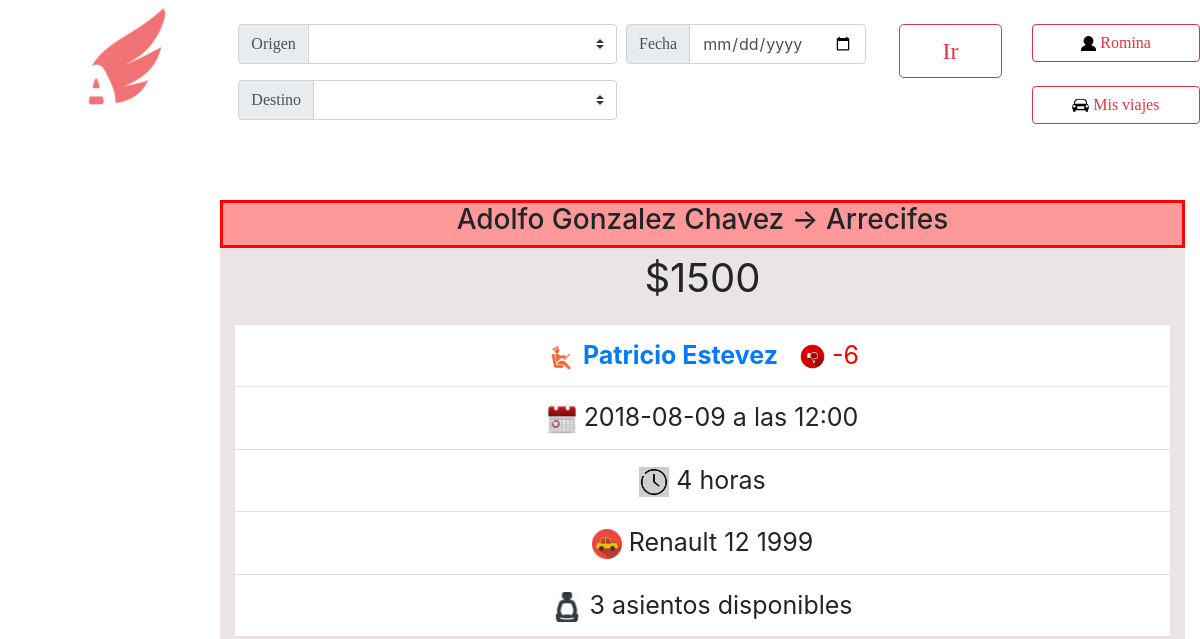
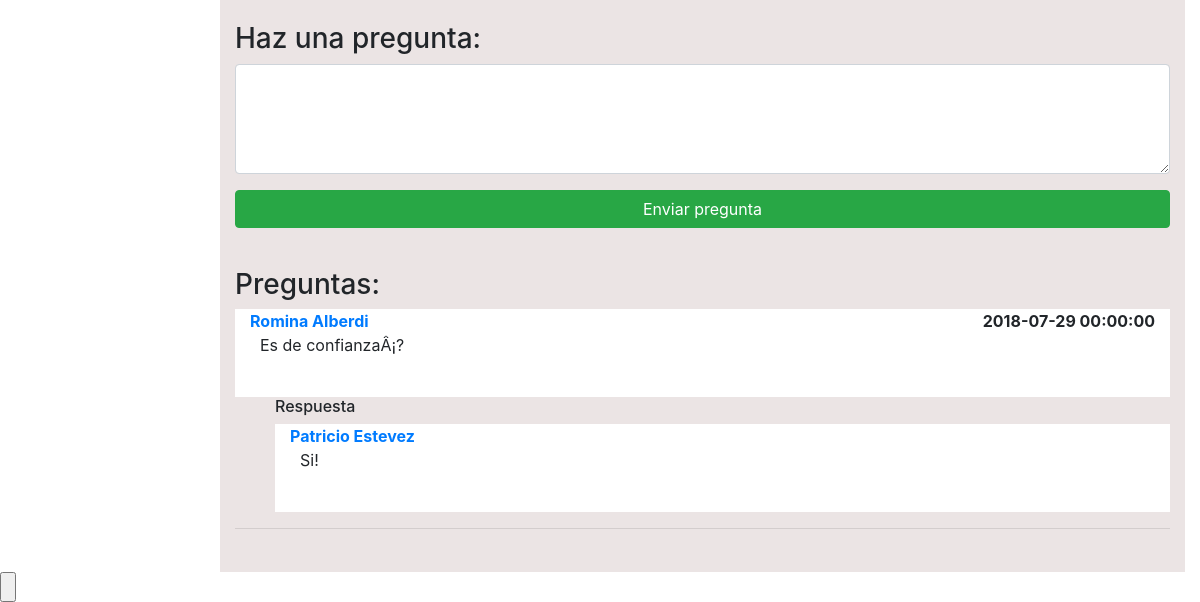
/verViaje.php?id=53 (signed in), run on an earlier commit of the app's database (2 pictures, top to bottom).
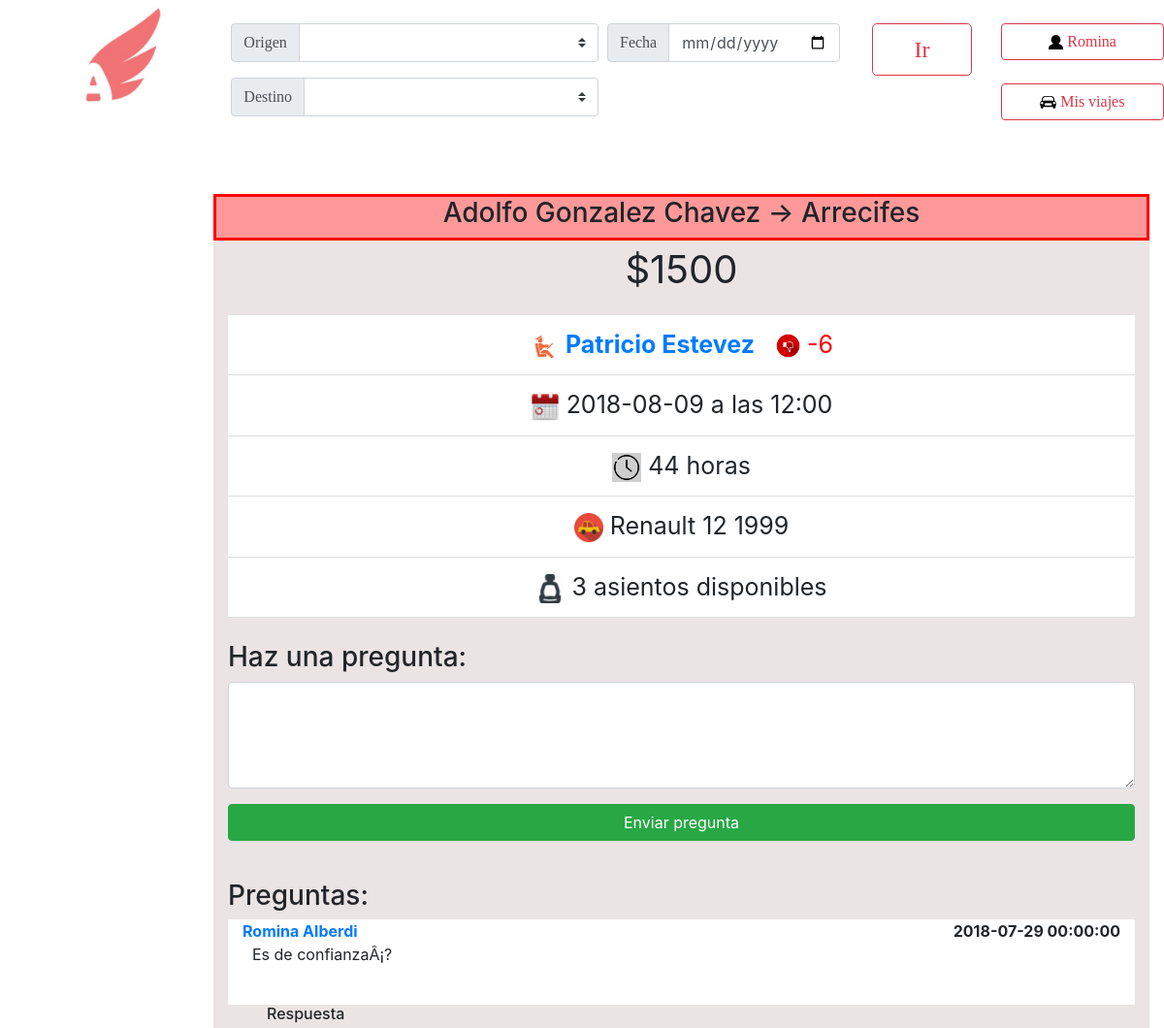
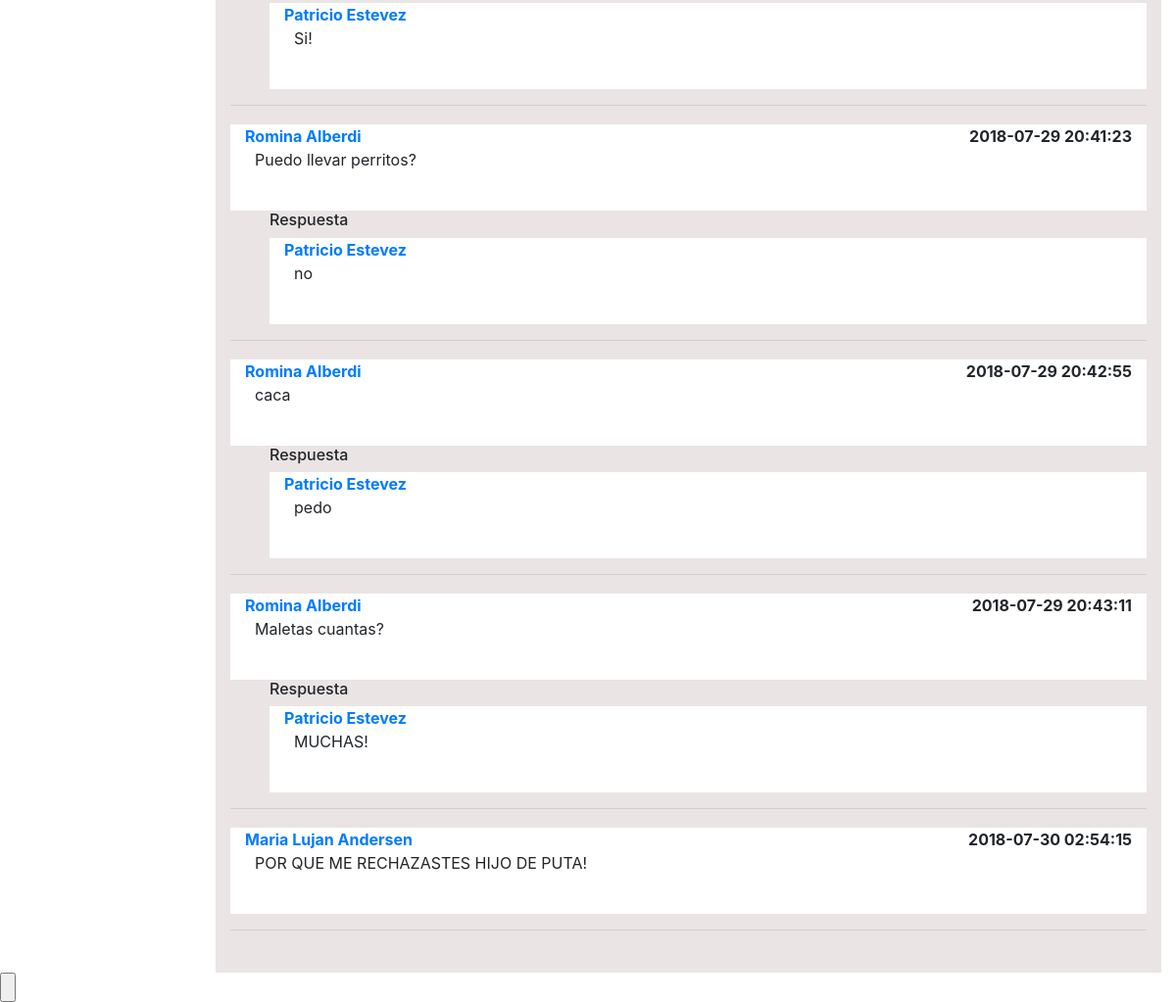
And on a later commit of the database (2 pictures, top to bottom).
### tables this page shows
CREATE TABLE IF NOT EXISTS `ciudades` (
  `nombre` varchar(100) NOT NULL,
  `IDCiudad` int(11) NOT NULL AUTO_INCREMENT,
  PRIMARY KEY (`IDCiudad`)
);

CREATE TABLE IF NOT EXISTS `viajes` (
  `IDviaje` int(11) NOT NULL AUTO_INCREMENT,
  `fecha` date NOT NULL,
  `hora` time NOT NULL,
  `IDvehiculo` int(50) NOT NULL,
  `IDconductor` int(50) NOT NULL,
  `llegada` datetime NOT NULL,
  `IDOrigen` int(11) NOT NULL,
  `IDDestino` int(11) NOT NULL,
  `Precio` double NOT NULL,
  `asientos_disponibles` int(5) NOT NULL,
  `realizado` tinyint(1) NOT NULL DEFAULT '0',
  PRIMARY KEY (`IDviaje`)
);

CREATE TABLE IF NOT EXISTS `usuarios` (
  `nombre` varchar(50) NOT NULL,
  `apellido` varchar(50) NOT NULL,
  `email` varchar(50) NOT NULL,
  `clave` varchar(50) NOT NULL,
  `fecha` date NOT NULL,
  `foto` longblob,
  `token` varchar(100) NOT NULL,
  `ID` int(11) NOT NULL AUTO_INCREMENT,
  `borrado` tinyint(1) NOT NULL DEFAULT '0',
  `penalizacion` int(20) NOT NULL DEFAULT '0',
  `penalizacion_acom` int(20) NOT NULL DEFAULT '0',
  `deuda` float NOT NULL DEFAULT '0',
  PRIMARY KEY (`ID`)
);

CREATE TABLE IF NOT EXISTS `vehiculos` (
  `Marca` varchar(100) NOT NULL,
  `Modelo` varchar(100) NOT NULL,
  `Patente` varchar(10) NOT NULL,
  `Asientos` int(20) NOT NULL,
  `IDvehiculo` int(100) NOT NULL AUTO_INCREMENT,
  `IDuser` int(11) NOT NULL,
  PRIMARY KEY (`IDvehiculo`)
);

CREATE TABLE IF NOT EXISTS `comentarios` (
  `ID` int(100) NOT NULL AUTO_INCREMENT,
  `IDuser` int(100) NOT NULL,
  `IDviaje` int(100) NOT NULL,
  `Contenido` text NOT NULL,
  `Respuesta` text,
  `fecha` datetime DEFAULT NULL,
  PRIMARY KEY (`ID`)
);

### verViaje.php (the view, shortened to what this page needs)
<html lang="en">
  <head>
    <link rel="stylesheet" href="css/bootstrap.min.css">
  </head>
  <body>
      <?php
            $link=conectarABase();
            $iduser = $_SESSION['id'];
            $idviaje = $_GET['id'];
            $resultado = mysqli_query($link, "SELECT * FROM viajes where IDviaje='$idviaje'");
            $row = $resultado->fetch_array(MYSQLI_NUM);
            $origen = mysqli_query($link, "SELECT nombre FROM ciudades where IDCiudad=$row[6]");
            $origen = $origen ->fetch_array(MYSQLI_NUM);
            $destino = mysqli_query($link, "SELECT nombre FROM ciudades where IDCiudad=$row[7]");
            $destino = $destino ->fetch_array(MYSQLI_NUM);
            $nombreUser = mysqli_query($link,"SELECT nombre,apellido,ID,penalizacion,borrado FROM usuarios where ID=$row[4]");
            $nombreUser = $nombreUser ->fetch_array(MYSQLI_NUM);
            $vehiculos = mysqli_query($link, "SELECT marca,modelo FROM vehiculos where IDvehiculo='$row[3]'");
            $vehiculos = $vehiculos -> fetch_array(MYSQLI_NUM);
            $puntos=0;
            $puntos = $puntos - $nombreUser[3];
  	?>
        <header>
          <nav>
     <ul>
                    <div class="row" position="fixed">
                        <div class="col-2">
                                <a href="PaginaPrincipal.php">
                                <img href="PaginaPrincipal.php" src="Logo.jpg" alt="Imagen no disponible"  class="rounded mx-auto d-block" height="120x120">
                                </a>
                        </div>
                        <div class="col-8">
                            <div class="row" position="fixed">
                                <div class="col-10">
                                    <br>
                                    <form action="PaginaPrincipal.php" method="POST" accept-charset="utf-8">
                                      <div class="input-group">
                                        <div style="width:60%" class="input-group input-group-prepend mb-3">
                                            <div class="input-group-prepend">
                                                <span  class="input-group-text" id="basic-addon1"><font size="3" face="Univers-Light-Normal">Origen</font></span>
                                            </div>
                                            <select style="height: 40px" class="custom-select" placeholder='vehiculo' name='IDOrigen' id="inputGroupSelect01">
                                                    <option value="" selected></option>
                                                    <?php $citys=mysqli_query($link,"SELECT * FROM ciudades ORDER BY nombre");while($fila3 = $citys->fetch_array(MYSQL_NUM)){?>
                                                    <option value="<?php echo $fila3[1]?>"><?php echo $fila3[0] ?></option>
                                                    <?php }?>
                                            </select>
                                        </div>
                                        <div style="width:38%;margin-left:10px" class="input-group input-group-prepend mb-3">
                                            <div class="input-group-prepend">
                                                <span  class="input-group-text" id="basic-addon1"><font size="3" face="Univers-Light-Normal">Fecha</font></span>
                                            </div>
                                          <input  type="date" face="Univers-Light-Normal" name="fecha" class="form-control" aria-label="La Plata" aria-describedby="basic-addon1">
                                        </div>
                                      </div>
                                      <div style="width:60%" class="input-group input-group-prepend mb-3">
                                          <div class="input-group-prepend">
                                              <span class="input-group-text" id="basic-addon1"><font size="3" face="Univers-Light-Normal">Destino</font></span>
                                          </div>
                                            <select style="height: 40px" class="custom-select" placeholder='vehiculo' name='IDDestino' id="inputGroupSelect02">
                                                    <option value="" selected></option>
                                                    <?php $citys=mysqli_query($link,"SELECT * FROM ciudades ORDER BY nombre");while($fila3 = $citys->fetch_array(MYSQL_NUM)){?>
                                                    <option value="<?php echo $fila3[1]?>"><?php echo $fila3[0] ?></option>
                                                    <?php }?>
                                            </select>
                                          </div>
                                </div>
                                <div class="col-2">
                                    <br>
                                    <button type="submit" name="apreto_ir" href="" class="btn btn-outline-danger btn-lg btn-block btn-lg"><font size="5" face="Univers-Light-Normal">Ir</font></button><br>
                                </div>
                            </div>
                        </div>
                        <div class="col-2">
                            <br>
                            <a href="MiCuenta.php" class="btn btn-outline-danger btn-block"><img src="Imagenes/Usuario.png" height="15x15"><font size="3" face="Univers-Light-Normal">     <?php echo $_SESSION['nombre']; ?></font></a><br>
                            <a href="MisViajes.php" class="btn btn-outline-danger btn-block"><img src="Imagenes/MisViajes.png" height="17x17"><font size="3" face="Univers-Light-Normal">     Mis viajes</font></a>
                        </div>
                    </div>
                 </ul>
            </nav>
        </header>
      <br>
      <bR>
		<div class="row" position="fixed">
			<div class="col-2">
			</div>
			<div class="col-10">
                         <div class='container'>
                          <div class="panel panel-danger">
                            <div class="panel-heading">
                                <div class="container-fluid" style="border-style:solid;border-color: red;background-color:#ff9999 ">
                                    <h3 class="text-center">
                                        <?php echo $origen[0] . " -> " . $destino[0]; ?></h3>
                                </div>
                            </div>
                              <div class='container-fluid' style='background-color: #ebe4e4;'>
                                    <div class="panel-body text-center" >
                                        <p style="font-size: 40" class="lead">
                                            <strong>$<?php echo round($row[8],2);?></strong></p>
                                    </div>
                                      <ul class="list-group list-group-flush text-center" >
                                          <li class="list-group-item" style="font-size: 25"><i class="icon-ok text-danger"></i><img height="30x30" src='Imagenes/CONDUCTOR.png'>
                                            <?php if(!$nombreUser[4]){ ?>
                                                <a style="font-weight: bold"  href="verPerfil.php?id=<?php echo $row[4];?>"><?php echo $nombreUser[0] . " " . $nombreUser[1]; ?></a>
                                              <?php } else{ ?> <strong> <?php echo $nombreUser[0] . " " . $nombreUser[1]; ?> </strong> <?php }?>
                                            <img style="margin-left:15px" height="25x25" src="Imagenes/<?php if($puntos>=0){echo "like.png";}else{echo "unlinke.jpg";}?>"><font style="color: <?php if ($puntos>=0){echo "green";}else{echo "red";}?>"> <?php echo '   ' . $puntos;?></font></li>
                                        <li class="list-group-item" style="font-size: 25"><i class="icon-ok text-danger"></i><img height="30x30" src='Imagenes/calendario.png'><?php echo '     ' . $row[1]. ' a las ' . substr($row[2], 0, 5);?></li>
                                        <li class="list-group-item" style="font-size: 25"><i class="icon-ok text-danger"></i><img height="30x30" src="Imagenes/reloj.png"><?php $fecha1 = new DateTime("$row[1] . $row[2]");$fecha2 = new DateTime($row[5]);$diferencia = $fecha2->diff($fecha1);$agregar=0;if($diferencia->d>0){$agregar=$diferencia->d*24;}$horas=$diferencia->h+$agregar;echo "   $horas horas";if(($diferencia->i)!=0){echo" y $diferencia->i minutos";}?></li>
                                        <li class="list-group-item" style="font-size: 25"><i class="icon-ok text-danger"></i><img height="30x30" src='Imagenes/AUTO.png'><?php echo '     ' . $vehiculos[0] . ' '.$vehiculos[1] ;?></li>
                                        <li class="list-group-item" style="font-size: 25"><i class="icon-ok text-danger"></i><img height="30x30" src='Imagenes/asiento.png'><?php echo '     ' . $row[9]. ' asientos disponibles';?></li>
                                      </ul>
                                    <div class="panel-footer">
                                        <br>
                                    </div>
                                  <?php if($row[4]!=$iduser){ ?>
                                  <form method="POST" action="">
                                    <div class="form-group">
                                        <h3>Haz una pregunta:</h3>
                                        <textarea class="form-control" rows="4" id="comentario" name="comentario"></textarea>
                                    </div>
                                      <button class="btn btn-success btn-block" type="submit" name="preguntar" onclick="return confirm('¿Estás seguro de enviar la pregunta?');">Enviar pregunta</button>
                                 </form>
                                 <br>
                                 <?php }?>
                                <h3>Preguntas:</h3>
                                <?php
                                    $comentarios = mysqli_query($link,"SELECT * FROM comentarios where IDviaje=$idviaje");
                                    $owner = mysqli_query($link, "SELECT nombre,apellido,ID FROM viajes,usuarios where IDConductor=ID and IDviaje=$idviaje");
                                    $own = $owner->fetch_array(MYSQLI_NUM);
                                    while($comen = $comentarios ->fetch_array(MYSQL_NUM)){
                                        $usuario = mysqli_query($link,"SELECT nombre,apellido,ID,borrado FROM usuarios where ID=$comen[1]");
                                        $usu = $usuario ->fetch_array(MYSQLI_NUM);
                                        ?>
                                        <div class="container-fluid" style="background-color:white">
                                            <div><span style="float:right"><span style="font-weight:bold"> <?php echo $comen[5]?></span></span>
                                              <?php if(!$usu[3]){ ?>
                                                <a style="font-weight: bold"  href="verPerfil.php?id=<?php echo $usu[2];?>"><?php echo $usu[0] . " " . $usu[1]; ?></a>
                                              <?php } else{ ?> <strong> <?php echo $usu[0] . " " . $usu[1]; ?> </strong> <?php }?>
                                            </div>
                                            <p style="margin-left: 10px"><?php echo $comen[3]; ?></p>
                                            <br>
                                        </div>
                                        <?php if (!empty($comen[4])){?>
                                            <div style="margin-left:40px">
                                                <h6>Respuesta</h6>
                                            <div class="container-fluid" style="background-color: white">
                                                <div><a style="font-weight: bold"  href="verPerfil.php?id=<?php echo $own[2];?>"><?php echo $own[0] . " " . $own[1]; ?></a></div>
                                                <p style="margin-left: 10px"><?php echo $comen[4]; ?> </p>
                                                <br>
                                            </div>
                                            </div>
                                        <?php }else{
                                            if($row[4]==$iduser){
                                                ?><br><div class="container"><a class="btn btn-success btn-block" href="responder_comentario.php?id=<?php echo $comen[0];?>" >Responder</a></div><?php
                                            }
                                        }
?>
                                         <hr style="height:3px; color:#999999" />
                                        <?PHP
                                    }
                                ?>
                                <br>
                              </div>
                             </div>
                            </div>
			</div>
                     </div>
        	<input type="submit" value="" />
    	</body>
    </html>

What changed in the data, as far as the page shows it:
changed viajes: IDOrigen (not shown) → "44"
added comentarios: fecha "2018-07-29 20:41:23", IDuser.nombre "Romina", IDuser.apellido "Alberdi", Contenido "Puedo llevar perritos?", $own[0] "Patricio", $own[1] "Estevez", Respuesta "no"
added comentarios: fecha "2018-07-29 20:42:55", IDuser.nombre "Romina", IDuser.apellido "Alberdi", Contenido "caca", $own[0] "Patricio", $own[1] "Estevez", Respuesta "pedo"
added comentarios: fecha "2018-07-29 20:43:11", IDuser.nombre "Romina", IDuser.apellido "Alberdi", Contenido "Maletas cuantas?", $own[0] "Patricio", $own[1] "Estevez", Respuesta "MUCHAS!"
added comentarios: fecha "2018-07-30 02:54:15", IDuser.nombre "Maria Lujan", IDuser.apellido "Andersen", Contenido "POR QUE ME RECHAZASTES HIJO DE PUTA!"
Also different on the page:
$horas: "4" → (not shown)
